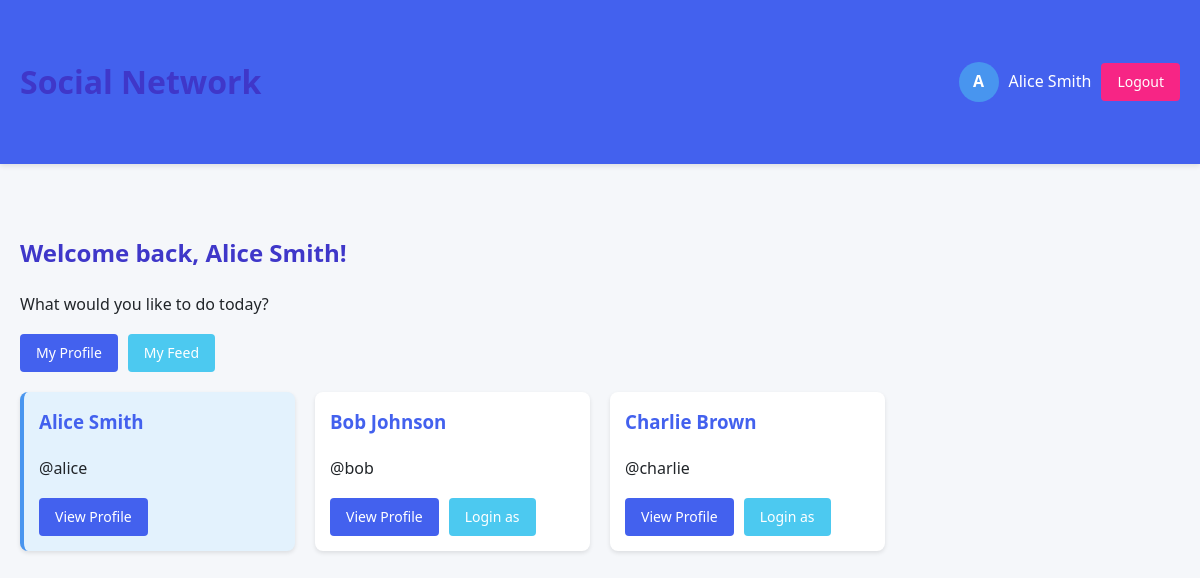
The page / (signed in) on the database its author committed.
### tables this page shows
CREATE TABLE users (
                    id INTEGER PRIMARY KEY AUTOINCREMENT,
                    username TEXT UNIQUE NOT NULL,
                    name TEXT NOT NULL
                );

### app.py (the view)
@app.route('/')
def home():
    users = db.get_all_users()
    current_user = None
    if 'user_id' in session:
        current_user = db.get_user(session['user_id'])
    return render_template('index.html', users=users, current_user=current_user)

### app.py (called while the page is built)
    def _get_connection(self):
        return sqlite3.connect(self.db_name)

    def get_user(self, user_id: int) -> Optional[dict]:
        with self._get_connection() as conn:
            cursor = conn.cursor()
            cursor.execute('SELECT id, username, name FROM users WHERE id = ?', (user_id,))
            row = cursor.fetchone()
            return {'id': row[0], 'username': row[1], 'name': row[2]} if row else None

    def get_all_users(self) -> List[dict]:
        with self._get_connection() as conn:
            cursor = conn.cursor()
            cursor.execute('SELECT id, username, name FROM users')
            return [{'id': row[0], 'username': row[1], 'name': row[2]} for row in cursor.fetchall()]

### templates/index.html (shortened to what this page needs)
<!DOCTYPE html>
<html>
<head>
</head>
<body>
    <header>
        <div class="container header-content">
            <h1>Social Network</h1>
            <div class="login-logout">
                {% if current_user %}
                <div class="user-info">
                    <div class="avatar">{{ current_user.name|first|upper }}</div>
                    <span>{{ current_user.name }}</span>
                </div>
                <a href="{{ url_for('logout') }}" class="btn btn-danger">Logout</a>
                {% else %}
                <span>Please select a user to login</span>
                {% endif %}
            </div>
        </div>
    </header>
    <div class="container">
        {% if current_user %}
        <div class="welcome-message">
            <h2>Welcome back, {{ current_user.name }}!</h2>
            <p>What would you like to do today?</p>
            <div class="user-actions">
                <a href="{{ url_for('user_profile', user_id=current_user.id) }}" class="btn btn-primary">My Profile</a>
                <a href="{{ url_for('user_feed', user_id=current_user.id) }}" class="btn btn-success">My Feed</a>
            </div>
        </div>
        {% else %}
        <h2>All Users</h2>
        <p>Select a user to login and start using the network</p>
        {% endif %}
        <div class="user-grid">
            {% for user in users %}
            <div class="user-card {% if current_user and current_user.id == user.id %}current-user{% endif %}">
                <h3>{{ user.name }}</h3>
                <p>@{{ user.username }}</p>
                <div class="user-actions">
                    <a href="{{ url_for('user_profile', user_id=user.id) }}" class="btn btn-primary">View Profile</a>
                    {% if not current_user or current_user.id != user.id %}
                    <a href="{{ url_for('login', user_id=user.id) }}" class="btn btn-success">Login as</a>
                    {% endif %}
                </div>
            </div>
            {% endfor %}
        </div>
    </div>
</body>
</html>

### templates/index.html (style rules this page uses)
:root { --primary: #4361ee; --secondary: #3f37c9; --accent: #4895ef; --light: #f8f9fa; --dark: #212529; --success: #4cc9f0; --danger: #f72585; --warning: #f8961e; }
body { font-family: 'Segoe UI', Tahoma, Geneva, Verdana, sans-serif; line-height: 1.6; color: var(--dark); background-color: #f5f7fa; margin: 0; padding: 0; }
.container { max-width: 1200px; margin: 0 auto; padding: 20px; }
header { background-color: var(--primary); color: white; padding: 15px 0; margin-bottom: 30px; box-shadow: 0 2px 5px rgba(0, 0, 0, 0.1); }
.header-content { display: flex; justify-content: space-between; align-items: center; }
h1, h2, h3 { color: var(--secondary); }
.btn { display: inline-block; padding: 8px 16px; border: none; border-radius: 4px; cursor: pointer; text-decoration: none; font-size: 14px; transition: all 0.3s ease; }
.btn-primary { background-color: var(--primary); color: white; }
.btn-success { background-color: var(--success); color: white; }
.btn-danger { background-color: var(--danger); color: white; }
.user-grid { display: grid; grid-template-columns: repeat(auto-fill, minmax(250px, 1fr)); gap: 20px; margin-top: 20px; }
.user-card { background: white; border-radius: 8px; padding: 15px; box-shadow: 0 2px 4px rgba(0, 0, 0, 0.1); transition: transform 0.3s ease; }
.user-card h3 { margin-top: 0; color: var(--primary); }
.user-actions { margin-top: 10px; display: flex; gap: 10px; }
.current-user { background-color: #e3f2fd; border-left: 4px solid var(--accent); }
.login-logout { display: flex; gap: 10px; align-items: center; }
.user-info { display: flex; align-items: center; gap: 10px; }
.avatar { width: 40px; height: 40px; border-radius: 50%; background-color: var(--accent); color: white; display: flex; align-items: center; justify-content: center; font-weight: bold; }

### rows shown on the page
users: name|first "A", name "Alice Smith", username "alice"
users: name "Bob Johnson", username "bob"
users: name "Charlie Brown", username "charlie"
